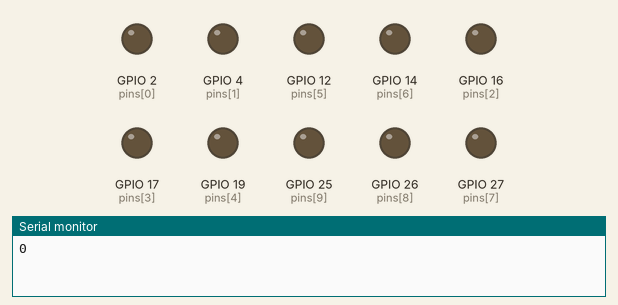
Simulated run of this sketch. Board: ESP32. On the bench: output pins drawn as LEDs (lit = HIGH), the last lines printed to the serial monitor.

Above: at 0.1 s.
At 18.1 s:
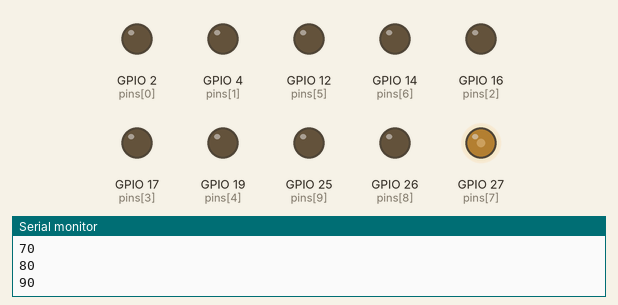
At 28.1 s:
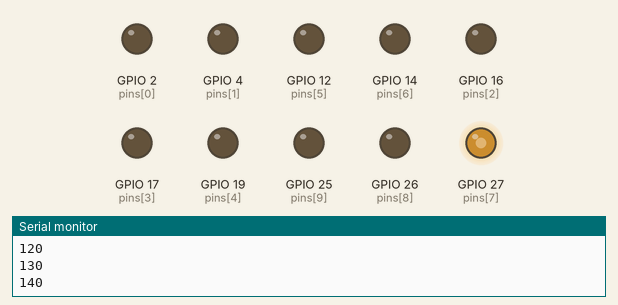
At 38.1 s:
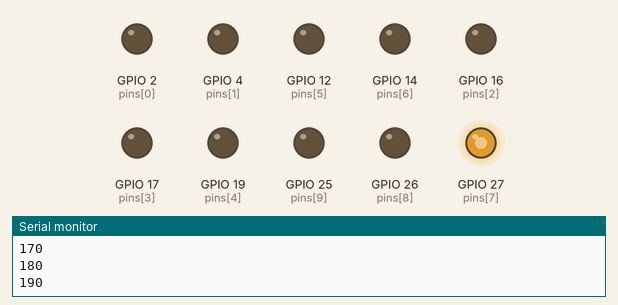
Timing chart, 0 to 39.6 s (numbered marks = the images above):
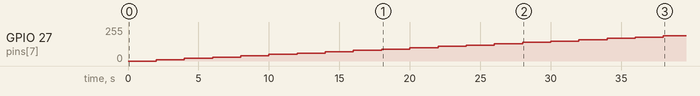

The sketch:

glove_pwm.ino
```cpp
int pins[] = { 2, 4, 16, 17, 19, 12, 14, 27, 26, 25 };  // 27 touch
int numPins = 10;

void setup() {
  Serial.begin(115200);
  for (int i = 0; i < numPins; i++) {
    pinMode(pins[i], OUTPUT);
  }
}


void loop() {
  for (int i = 0; i < 255; i += 10) {
    Serial.println(i);
    analogWrite(pins[7], i);
    delay(2000);
  }
  delay(1000);
}
```

Measured:
- by itself, GPIO 27 (pins[7]): moves from 0/255 to 190/255 over 36.0 s
